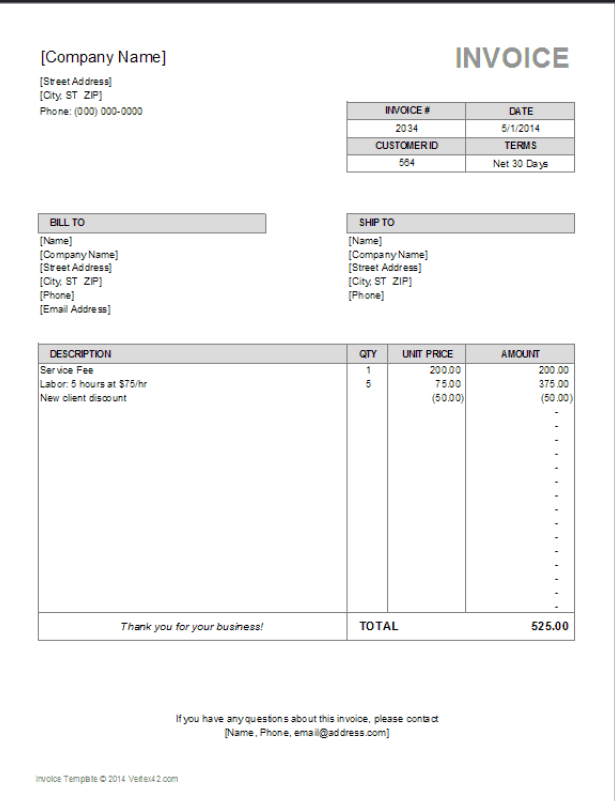
#> input picture backend/data/uploads/10204e4d2e194edc8be972dfca9b94c3.png, 615 x 801 px
$ python -i image_preprocess.py   (imports and definitions only)
#> lines starting #> are read from the running program, lines starting #| are printed output that depends on the picture; after the words box and inside, x2 and y2 are one past the last pixel; in counts of white or black regions, pixels touching at a corner belong together
import cv2
from pathlib import Path

SUPPORTED_IMAGE_EXTENSIONS = {".png", ".jpg", ".jpeg"}


def deskew_image(gray_img):
    """
    Deskew the image using minAreaRect on non-zero pixels
    """
    # Invert image to make text white on black background
    thresh = cv2.threshold(gray_img, 0, 255, cv2.THRESH_BINARY_INV | cv2.THRESH_OTSU)[1]

    # Find coordinates of all text pixels
    coords = cv2.findNonZero(thresh)
    if coords is None:
        return gray_img

    rect = cv2.minAreaRect(coords)
    angle = rect[-1]

    # Normalize the angle
    if angle < -45:
        angle = -(90 + angle)
    elif angle > 45:
        angle = 90 - angle

    # Only rotate if the angle is significant but not extreme
    if 0.5 < abs(angle) < 20:
        h, w = gray_img.shape[:2]
        center = (w // 2, h // 2)
        M = cv2.getRotationMatrix2D(center, angle, 1.0)
        rotated = cv2.warpAffine(
            gray_img,
            M,
            (w, h),
            flags=cv2.INTER_CUBIC,
            borderMode=cv2.BORDER_REPLICATE,
        )
        return rotated

    return gray_img


def preprocess_image(image_path: str):
    """
    CPU-only image preprocessing for OCR improvement:
    - grayscale
    - noise removal
    - deskew (basic)
    - thresholding
    """
    suffix = Path(image_path).suffix.lower()
    if suffix not in SUPPORTED_IMAGE_EXTENSIONS:
        raise ValueError("OCR preprocessing supports PNG and JPG invoice images")

    image = cv2.imread(image_path)
#> image is the input picture: shape (801, 615, 3); mean B, G, R 247.2, 247.2, 247.1

    if image is None:
        raise ValueError("Invalid or unreadable image path")

    # 1. Convert to grayscale
    gray = cv2.cvtColor(image, cv2.COLOR_BGR2GRAY)

    # 2. Noise reduction
    gray = cv2.medianBlur(gray, 3)
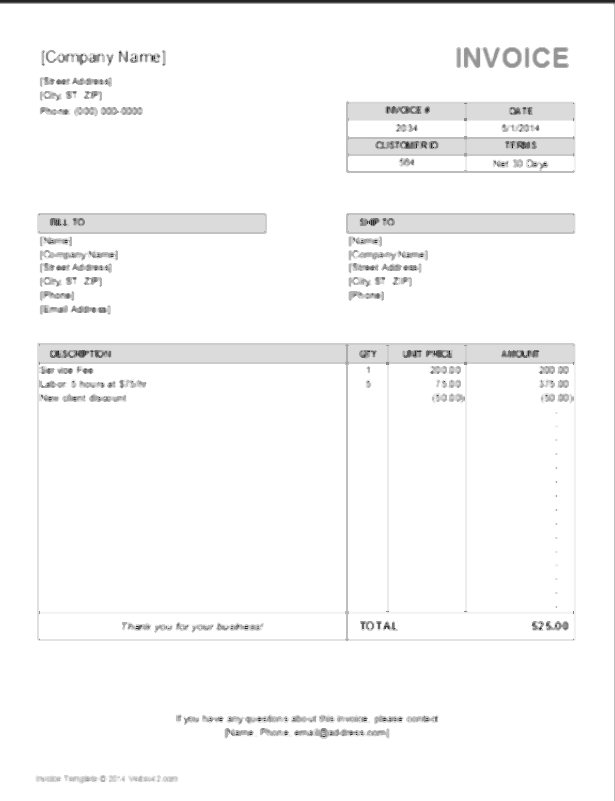
#> gray: shape (801, 615); min 13, max 255, mean 248.5

    # 3. Deskew (basic)
    gray = deskew_image(gray)
#> in deskew_image, `thresh = cv2.threshold(gray_img, 0, 255, cv2.THRESH_BINARY_INV | cv2.T..`:
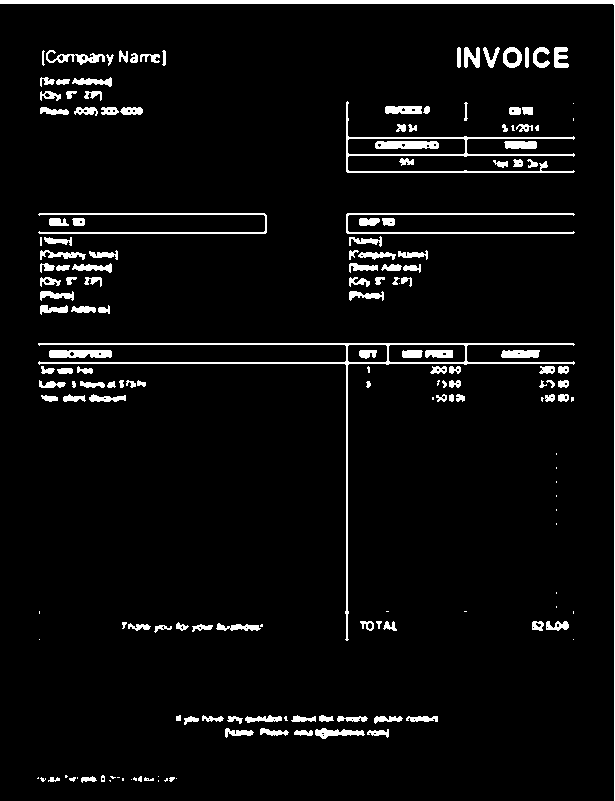
#> thresh: shape (801, 615); 4.9% white; 180 white regions (42 under 20 px), largest, box (x1, y1, x2, y2) and area: (0, 0, 615, 801) 3258, (38, 343, 575, 641) 2837, (346, 101, 575, 173) 1606
#> in deskew_image, `coords = cv2.findNonZero(thresh)`: coords = contour of 24194 points, box (x1, y1, x2, y2) (0, 0, 615, 801), area 146466
#> in deskew_image, `rect = cv2.minAreaRect(coords)`: rect = ((307, 400), (800, 614), -90)
#> in deskew_image, `angle = rect[-1]`: angle = -90
#> in deskew_image, `angle = -(90 + angle)`: angle = 0

    # 4. Adaptive threshold (improves text visibility)
    processed = cv2.adaptiveThreshold(
        gray, 255, cv2.ADAPTIVE_THRESH_GAUSSIAN_C, cv2.THRESH_BINARY, 31, 2
    )
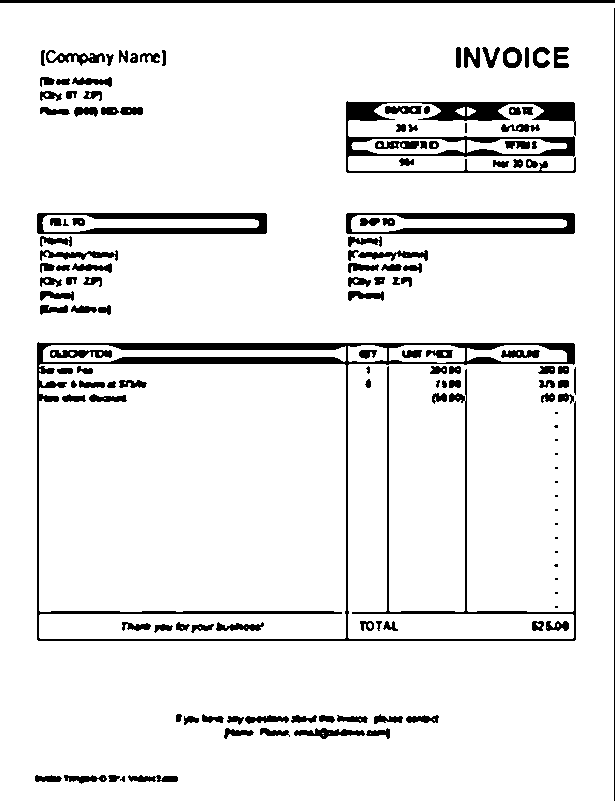
#> processed: shape (801, 615); 92% white; 147 black regions (16 under 20 px), largest, box (x1, y1, x2, y2) and area: (37, 342, 576, 641) 10800, (346, 101, 576, 173) 5107, (37, 213, 267, 234) 2529

    return processed

>>> result = preprocess_image('../../data/uploads/10204e4d2e194edc8be972dfca9b94c3.png')
